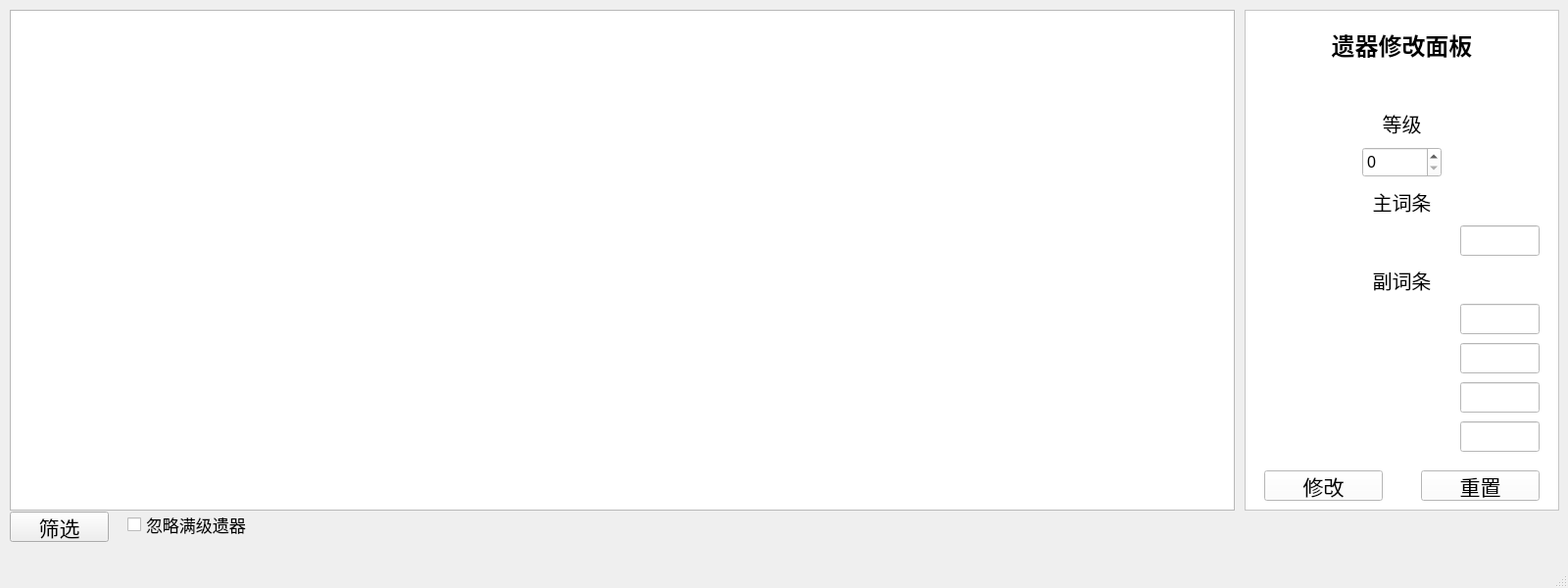
<?xml version="1.0" encoding="UTF-8"?>
<ui version="4.0">
 <class>MainWindow</class>
 <widget class="QMainWindow" name="MainWindow">
  <property name="geometry">
   <rect>
    <x>0</x>
    <y>0</y>
    <width>1600</width>
    <height>600</height>
   </rect>
  </property>
  <property name="sizePolicy">
   <sizepolicy hsizetype="Preferred" vsizetype="Preferred">
    <horstretch>0</horstretch>
    <verstretch>0</verstretch>
   </sizepolicy>
  </property>
  <property name="windowTitle">
   <string>遗器小助手@qinjc</string>
  </property>
  <widget class="QWidget" name="centralwidget">
   <widget class="QTableView" name="tableView">
    <property name="geometry">
     <rect>
      <x>10</x>
      <y>10</y>
      <width>1250</width>
      <height>511</height>
     </rect>
    </property>
    <property name="sizePolicy">
     <sizepolicy hsizetype="Ignored" vsizetype="Ignored">
      <horstretch>0</horstretch>
      <verstretch>0</verstretch>
     </sizepolicy>
    </property>
    <property name="showDropIndicator" stdset="0">
     <bool>false</bool>
    </property>
    <property name="selectionMode">
     <enum>QAbstractItemView::SingleSelection</enum>
    </property>
    <property name="selectionBehavior">
     <enum>QAbstractItemView::SelectRows</enum>
    </property>
    <property name="showGrid">
     <bool>false</bool>
    </property>
    <property name="sortingEnabled">
     <bool>false</bool>
    </property>
    <property name="wordWrap">
     <bool>true</bool>
    </property>
    <property name="cornerButtonEnabled">
     <bool>true</bool>
    </property>
   </widget>
   <widget class="QCheckBox" name="checkBox_ignore_full_level">
    <property name="geometry">
     <rect>
      <x>130</x>
      <y>520</y>
      <width>141</width>
      <height>31</height>
     </rect>
    </property>
    <property name="font">
     <font>
      <pointsize>13</pointsize>
     </font>
    </property>
    <property name="text">
     <string>忽略满级遗器</string>
    </property>
   </widget>
   <widget class="QFrame" name="frame">
    <property name="geometry">
     <rect>
      <x>1270</x>
      <y>10</y>
      <width>321</width>
      <height>511</height>
     </rect>
    </property>
    <property name="styleSheet">
     <string notr="true">background-color: rgb(255, 255, 255);</string>
    </property>
    <property name="frameShape">
     <enum>QFrame::StyledPanel</enum>
    </property>
    <property name="frameShadow">
     <enum>QFrame::Raised</enum>
    </property>
    <widget class="QLineEdit" name="lineEdit_suit">
     <property name="geometry">
      <rect>
       <x>10</x>
       <y>60</y>
       <width>201</width>
       <height>31</height>
      </rect>
     </property>
     <property name="font">
      <font>
       <pointsize>12</pointsize>
      </font>
     </property>
     <property name="frame">
      <bool>false</bool>
     </property>
     <property name="alignment">
      <set>Qt::AlignCenter</set>
     </property>
     <property name="readOnly">
      <bool>true</bool>
     </property>
     <property name="clearButtonEnabled">
      <bool>false</bool>
     </property>
    </widget>
    <widget class="QLineEdit" name="lineEdit_position">
     <property name="geometry">
      <rect>
       <x>230</x>
       <y>60</y>
       <width>81</width>
       <height>31</height>
      </rect>
     </property>
     <property name="font">
      <font>
       <pointsize>12</pointsize>
      </font>
     </property>
     <property name="frame">
      <bool>false</bool>
     </property>
     <property name="alignment">
      <set>Qt::AlignCenter</set>
     </property>
     <property name="readOnly">
      <bool>true</bool>
     </property>
     <property name="clearButtonEnabled">
      <bool>false</bool>
     </property>
    </widget>
    <widget class="QLabel" name="label_title">
     <property name="geometry">
      <rect>
       <x>80</x>
       <y>20</y>
       <width>161</width>
       <height>31</height>
      </rect>
     </property>
     <property name="font">
      <font>
       <pointsize>18</pointsize>
       <weight>75</weight>
       <bold>true</bold>
      </font>
     </property>
     <property name="text">
      <string>遗器修改面板</string>
     </property>
     <property name="alignment">
      <set>Qt::AlignCenter</set>
     </property>
    </widget>
    <widget class="QLineEdit" name="lineEdit_main_entry_name">
     <property name="geometry">
      <rect>
       <x>10</x>
       <y>220</y>
       <width>201</width>
       <height>31</height>
      </rect>
     </property>
     <property name="font">
      <font>
       <pointsize>12</pointsize>
      </font>
     </property>
     <property name="frame">
      <bool>false</bool>
     </property>
     <property name="alignment">
      <set>Qt::AlignCenter</set>
     </property>
     <property name="readOnly">
      <bool>true</bool>
     </property>
     <property name="clearButtonEnabled">
      <bool>false</bool>
     </property>
    </widget>
    <widget class="QLineEdit" name="lineEdit_main_entry_value">
     <property name="geometry">
      <rect>
       <x>220</x>
       <y>220</y>
       <width>81</width>
       <height>31</height>
      </rect>
     </property>
     <property name="font">
      <font>
       <pointsize>12</pointsize>
      </font>
     </property>
     <property name="frame">
      <bool>true</bool>
     </property>
     <property name="alignment">
      <set>Qt::AlignCenter</set>
     </property>
     <property name="readOnly">
      <bool>false</bool>
     </property>
     <property name="clearButtonEnabled">
      <bool>false</bool>
     </property>
    </widget>
    <widget class="QLineEdit" name="lineEdit_sub_entry_1_value">
     <property name="geometry">
      <rect>
       <x>220</x>
       <y>300</y>
       <width>81</width>
       <height>31</height>
      </rect>
     </property>
     <property name="font">
      <font>
       <pointsize>12</pointsize>
      </font>
     </property>
     <property name="frame">
      <bool>true</bool>
     </property>
     <property name="alignment">
      <set>Qt::AlignCenter</set>
     </property>
     <property name="readOnly">
      <bool>false</bool>
     </property>
     <property name="clearButtonEnabled">
      <bool>false</bool>
     </property>
    </widget>
    <widget class="QLineEdit" name="lineEdit_sub_entry_1_name">
     <property name="geometry">
      <rect>
       <x>10</x>
       <y>300</y>
       <width>201</width>
       <height>31</height>
      </rect>
     </property>
     <property name="font">
      <font>
       <pointsize>12</pointsize>
      </font>
     </property>
     <property name="frame">
      <bool>false</bool>
     </property>
     <property name="alignment">
      <set>Qt::AlignCenter</set>
     </property>
     <property name="readOnly">
      <bool>true</bool>
     </property>
     <property name="clearButtonEnabled">
      <bool>false</bool>
     </property>
    </widget>
    <widget class="QLineEdit" name="lineEdit_sub_entry_2_value">
     <property name="geometry">
      <rect>
       <x>220</x>
       <y>340</y>
       <width>81</width>
       <height>31</height>
      </rect>
     </property>
     <property name="font">
      <font>
       <pointsize>12</pointsize>
      </font>
     </property>
     <property name="frame">
      <bool>true</bool>
     </property>
     <property name="alignment">
      <set>Qt::AlignCenter</set>
     </property>
     <property name="readOnly">
      <bool>false</bool>
     </property>
     <property name="clearButtonEnabled">
      <bool>false</bool>
     </property>
    </widget>
    <widget class="QLineEdit" name="lineEdit_sub_entry_2_name">
     <property name="geometry">
      <rect>
       <x>10</x>
       <y>340</y>
       <width>201</width>
       <height>31</height>
      </rect>
     </property>
     <property name="font">
      <font>
       <pointsize>12</pointsize>
      </font>
     </property>
     <property name="frame">
      <bool>false</bool>
     </property>
     <property name="alignment">
      <set>Qt::AlignCenter</set>
     </property>
     <property name="readOnly">
      <bool>true</bool>
     </property>
     <property name="clearButtonEnabled">
      <bool>false</bool>
     </property>
    </widget>
    <widget class="QLineEdit" name="lineEdit_sub_entry_4_value">
     <property name="geometry">
      <rect>
       <x>220</x>
       <y>420</y>
       <width>81</width>
       <height>31</height>
      </rect>
     </property>
     <property name="font">
      <font>
       <pointsize>12</pointsize>
      </font>
     </property>
     <property name="frame">
      <bool>true</bool>
     </property>
     <property name="alignment">
      <set>Qt::AlignCenter</set>
     </property>
     <property name="readOnly">
      <bool>false</bool>
     </property>
     <property name="clearButtonEnabled">
      <bool>false</bool>
     </property>
    </widget>
    <widget class="QLineEdit" name="lineEdit_sub_entry_4_name">
     <property name="geometry">
      <rect>
       <x>10</x>
       <y>420</y>
       <width>201</width>
       <height>31</height>
      </rect>
     </property>
     <property name="font">
      <font>
       <pointsize>12</pointsize>
      </font>
     </property>
     <property name="frame">
      <bool>false</bool>
     </property>
     <property name="alignment">
      <set>Qt::AlignCenter</set>
     </property>
     <property name="readOnly">
      <bool>true</bool>
     </property>
     <property name="clearButtonEnabled">
      <bool>false</bool>
     </property>
    </widget>
    <widget class="QLineEdit" name="lineEdit_sub_entry_3_name">
     <property name="geometry">
      <rect>
       <x>10</x>
       <y>380</y>
       <width>201</width>
       <height>31</height>
      </rect>
     </property>
     <property name="font">
      <font>
       <pointsize>12</pointsize>
      </font>
     </property>
     <property name="frame">
      <bool>false</bool>
     </property>
     <property name="alignment">
      <set>Qt::AlignCenter</set>
     </property>
     <property name="readOnly">
      <bool>true</bool>
     </property>
     <property name="clearButtonEnabled">
      <bool>false</bool>
     </property>
    </widget>
    <widget class="QLineEdit" name="lineEdit_sub_entry_3_value">
     <property name="geometry">
      <rect>
       <x>220</x>
       <y>380</y>
       <width>81</width>
       <height>31</height>
      </rect>
     </property>
     <property name="font">
      <font>
       <pointsize>12</pointsize>
      </font>
     </property>
     <property name="frame">
      <bool>true</bool>
     </property>
     <property name="alignment">
      <set>Qt::AlignCenter</set>
     </property>
     <property name="readOnly">
      <bool>false</bool>
     </property>
     <property name="clearButtonEnabled">
      <bool>false</bool>
     </property>
    </widget>
    <widget class="QSpinBox" name="spinBox_level">
     <property name="geometry">
      <rect>
       <x>120</x>
       <y>140</y>
       <width>81</width>
       <height>31</height>
      </rect>
     </property>
     <property name="font">
      <font>
       <pointsize>12</pointsize>
      </font>
     </property>
     <property name="minimum">
      <number>0</number>
     </property>
     <property name="maximum">
      <number>15</number>
     </property>
     <property name="value">
      <number>0</number>
     </property>
    </widget>
    <widget class="QPushButton" name="pushButton_modify">
     <property name="geometry">
      <rect>
       <x>20</x>
       <y>470</y>
       <width>121</width>
       <height>31</height>
      </rect>
     </property>
     <property name="font">
      <font>
       <pointsize>16</pointsize>
      </font>
     </property>
     <property name="text">
      <string>修改</string>
     </property>
    </widget>
    <widget class="QPushButton" name="pushButton_reset">
     <property name="geometry">
      <rect>
       <x>180</x>
       <y>470</y>
       <width>121</width>
       <height>31</height>
      </rect>
     </property>
     <property name="font">
      <font>
       <pointsize>16</pointsize>
      </font>
     </property>
     <property name="text">
      <string>重置</string>
     </property>
    </widget>
    <widget class="QLabel" name="label_level">
     <property name="geometry">
      <rect>
       <x>80</x>
       <y>100</y>
       <width>161</width>
       <height>31</height>
      </rect>
     </property>
     <property name="font">
      <font>
       <pointsize>15</pointsize>
       <weight>50</weight>
       <bold>false</bold>
      </font>
     </property>
     <property name="text">
      <string>等级</string>
     </property>
     <property name="alignment">
      <set>Qt::AlignCenter</set>
     </property>
    </widget>
    <widget class="QLabel" name="label_main_entry">
     <property name="geometry">
      <rect>
       <x>80</x>
       <y>180</y>
       <width>161</width>
       <height>31</height>
      </rect>
     </property>
     <property name="font">
      <font>
       <pointsize>15</pointsize>
       <weight>50</weight>
       <bold>false</bold>
      </font>
     </property>
     <property name="text">
      <string>主词条</string>
     </property>
     <property name="alignment">
      <set>Qt::AlignCenter</set>
     </property>
    </widget>
    <widget class="QLabel" name="label_sub_entry">
     <property name="geometry">
      <rect>
       <x>80</x>
       <y>260</y>
       <width>161</width>
       <height>31</height>
      </rect>
     </property>
     <property name="font">
      <font>
       <pointsize>15</pointsize>
       <weight>50</weight>
       <bold>false</bold>
      </font>
     </property>
     <property name="text">
      <string>副词条</string>
     </property>
     <property name="alignment">
      <set>Qt::AlignCenter</set>
     </property>
    </widget>
   </widget>
   <widget class="QPushButton" name="pushButton_filter">
    <property name="geometry">
     <rect>
      <x>10</x>
      <y>522</y>
      <width>101</width>
      <height>31</height>
     </rect>
    </property>
    <property name="font">
     <font>
      <pointsize>16</pointsize>
     </font>
    </property>
    <property name="text">
     <string>筛选</string>
    </property>
   </widget>
  </widget>
  <widget class="QMenuBar" name="menubar">
   <property name="geometry">
    <rect>
     <x>0</x>
     <y>0</y>
     <width>1600</width>
     <height>23</height>
    </rect>
   </property>
  </widget>
  <widget class="QStatusBar" name="statusbar"/>
 </widget>
 <resources/>
 <connections/>
</ui>
